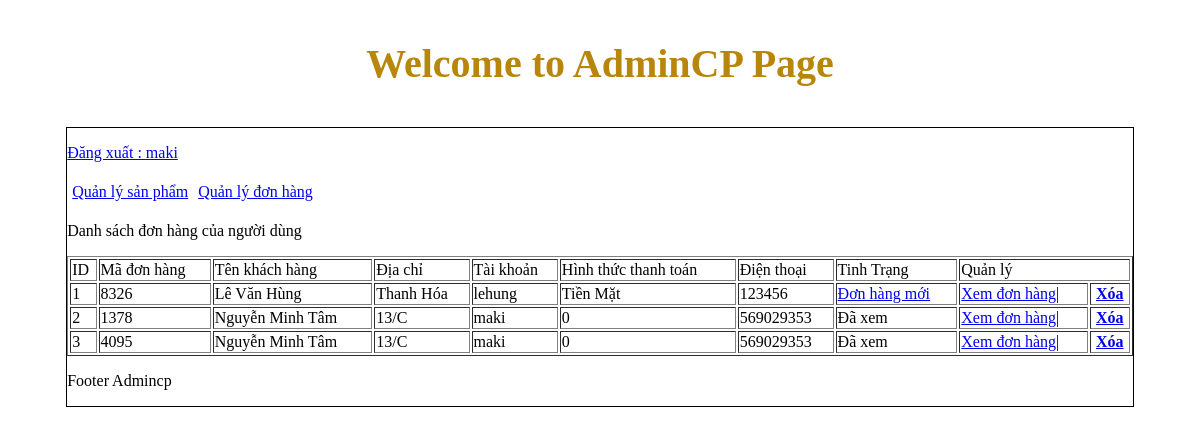
Screenshot of /admincp/index.php?action=quanlydonhang&query=them (signed in) with the database file from the repository.
### tables this page shows
CREATE TABLE `tbl_giohang` (
  `id_cart` int(11) NOT NULL,
  `id_khachhang` int(11) NOT NULL,
  `code_cart` varchar(11) NOT NULL,
  `cart_status` int(11) NOT NULL,
  `cart_payment` varchar(100) NOT NULL
);

CREATE TABLE `tbl_dangky` (
  `id_khachhang` int(11) NOT NULL,
  `hovaten` varchar(250) NOT NULL,
  `taikhoan` varchar(100) NOT NULL,
  `matkhau` varchar(100) NOT NULL,
  `sodienthoai` int(11) NOT NULL,
  `email` varchar(100) NOT NULL,
  `diachi` text NOT NULL,
  `chucvu` int(11) NOT NULL
);

### admincp/modules/quanlydonhang/lietke.php (the view)
<?php
    $sql_lietke_dh="SELECT * FROM tbl_giohang ,tbl_dangky  WHERE tbl_giohang.id_khachhang=tbl_dangky.id_khachhang ORDER BY id_cart DESC";
    $result_lietke_dh= mysqli_query($connect,$sql_lietke_dh);
?>
<p>Danh sách đơn hàng của người dùng</p>
 <table style="width: 100%;" border="1" style="border-collapse:collapse;">
     <tr>
         <td>ID</td>
         <td>Mã đơn hàng</td>
         <td>Tên khách hàng</td>
         <td>Địa chỉ</td>
         <td>Tài khoản</td>
         <td>Hình thức thanh toán</td>
         <td>Điện thoại</td>
         <td>Tinh Trạng </td>
         <td colspan="2">Quản lý </td>
     </tr>
     <?php
    $i=0;
    while($row=mysqli_fetch_array($result_lietke_dh)){
        $i++;
     ?>
     <tr>
         <td><?php echo $i ?></td>
         <td><?php echo $row['code_cart'] ?></td>
         <td><?php echo $row['hovaten']?></td>
         <td><?php echo $row['diachi']?></td>
         <td><?php echo $row['taikhoan']?></td>
         <td><?php echo $row['cart_payment']?></td>
         <td><?php echo $row['sodienthoai']?></td>
         <td>
    	<?php if($row['cart_status']==1){
    		echo '<a href="modules/quanlydonhang/xuly.php?code='.$row['code_cart'].'">Đơn hàng mới</a>';
    	}else{
    		echo 'Đã xem';
    	}
    	?>
    </td>
         <td>
            <a href="index.php?action=quanlydonhang&query=xemdonhang&code=<?php echo $row['code_cart']?>">Xem đơn hàng</a>|
            <th><a href="modules/quanlydonhang/xuly.php?iddonhang=<?php echo $row['code_cart']?>">Xóa</a></th>
         </td>
     </tr>
     <?php
    }
    ?>
 </table>

### rows the page displays
tbl_giohang: code_cart "8326", id_khachhang.hovaten "Lê Văn Hùng", id_khachhang.diachi "Thanh Hóa", id_khachhang.taikhoan "lehung", cart_payment "Tiền Mặt", id_khachhang.sodienthoai "123456"
tbl_giohang: code_cart "1378", id_khachhang.hovaten "Nguyễn Minh Tâm", id_khachhang.diachi "13/C", id_khachhang.taikhoan "maki", cart_payment "0", id_khachhang.sodienthoai "569029353", cart_status "Đã xem"
tbl_giohang: code_cart "4095", id_khachhang.hovaten "Nguyễn Minh Tâm", id_khachhang.diachi "13/C", id_khachhang.taikhoan "maki", cart_payment "0", id_khachhang.sodienthoai "569029353", cart_status "Đã xem"

### other values shown
$_SESSION['dangnhap'] "maki"
